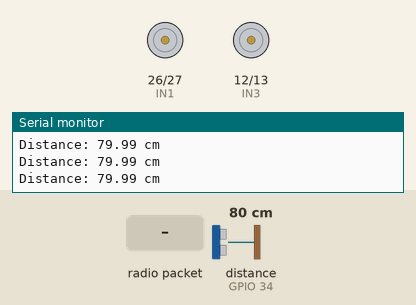
A sketch run on a simulated ESP32. On the bench: motor-driver pin pairs drawn as motors (green arrow = first pin HIGH = forward, orange = second pin HIGH = backward, longer = more drive, scaled by the enable pin), the last lines printed to the serial monitor. Wiring (inferred from the names in the program): ultrasonic range finder: trigger GPIO 32; echo GPIO 34. The inputs (shaded band) are chosen by the test bench; at power-on: distance to the obstacle (sensor on GPIO 34) 80 cm. The echo pulse lasts 58.3 µs per cm.

Above: at 2.2 s.
2.3 s: radio packet "F" arrives
At 2.7 s:
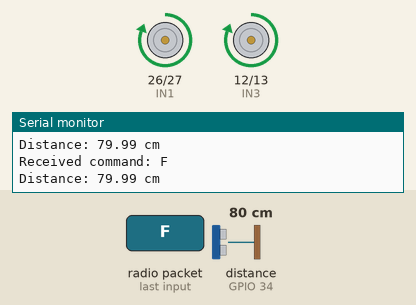
4.3 s: radio packet "B" arrives
At 4.7 s:
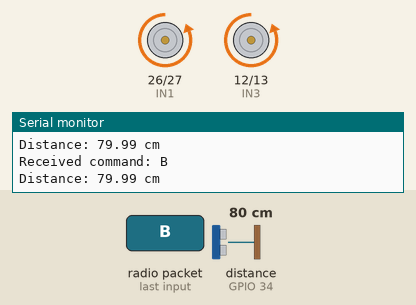
6.3 s: radio packet "L" arrives
At 6.7 s:
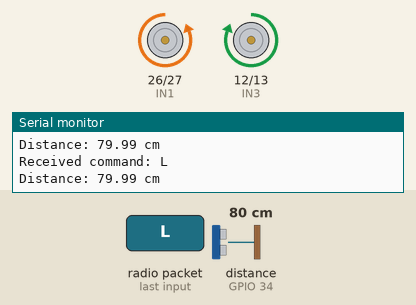
8.3 s: radio packet "R" arrives
At 8.7 s:
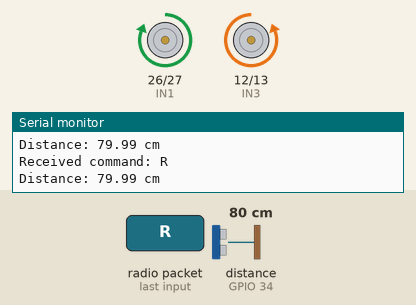
Timing chart, 0 to 11.3 s (numbered marks = the images above; inputs shaded):
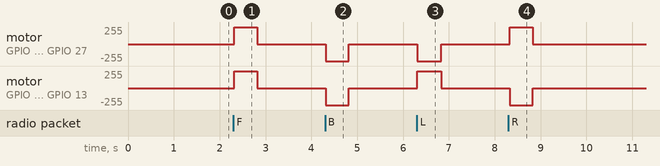

Measured:
- after the input at 2.3 s, motor on GPIO 26 (IN1) / GPIO 27 (IN2), motor on GPIO 12 (IN3) / GPIO 13 (IN4): stopped → forward 255/255 at once, → stopped 0.50 s later
- after the input at 4.3 s, motor on GPIO 26 (IN1) / GPIO 27 (IN2), motor on GPIO 12 (IN3) / GPIO 13 (IN4): stopped → backward 255/255 at once, → stopped 0.50 s later
- after the input at 6.3 s, motor on GPIO 26 (IN1) / GPIO 27 (IN2): stopped → backward 255/255 at once, → stopped 0.52 s later; motor on GPIO 12 (IN3) / GPIO 13 (IN4): stopped → forward 255/255 at once, → stopped 0.52 s later
- after the input at 8.3 s, motor on GPIO 26 (IN1) / GPIO 27 (IN2): stopped → forward 255/255 at once, → stopped 0.50 s later; motor on GPIO 12 (IN3) / GPIO 13 (IN4): stopped → backward 255/255 at once, → stopped 0.50 s later

The sketch:

wheel_chair.ino
```cpp
#include <WiFi.h>
#include <esp_now.h>

// ==================================================
// MOTOR 1 - LEFT MOTOR
// ==================================================

#define ENA 25
#define IN1 26
#define IN2 27


// ==================================================
// MOTOR 2 - RIGHT MOTOR
// ==================================================

#define ENB 33
#define IN3 12
#define IN4 13


// ==================================================
// HC-SR04
// ==================================================

#define TRIG_PIN 32
#define ECHO_PIN 34


// ==================================================
// SAFETY SETTINGS
// ==================================================

const float OBSTACLE_DISTANCE = 10.0;

const unsigned long COMMUNICATION_TIMEOUT = 500;


// ==================================================
// COMMAND
// ==================================================

volatile char receivedCommand = 'S';

volatile unsigned long lastCommandTime = 0;


// ==================================================
// SERIAL DISTANCE TIMER
// ==================================================

unsigned long lastDistancePrint = 0;


// ==================================================
// ESP-NOW RECEIVE CALLBACK
// ==================================================

void onDataRecv(
  const esp_now_recv_info_t *info,
  const uint8_t *incomingData,
  int len
) {

  if (len < 1) {
    return;
  }

  char command = (char)incomingData[0];

  // Accept only valid commands
  if (
    command == 'F' ||
    command == 'B' ||
    command == 'L' ||
    command == 'R' ||
    command == 'S'
  ) {

    receivedCommand = command;

    lastCommandTime = millis();

    Serial.print("Received command: ");
    Serial.println(command);
  }
}


// ==================================================
// SETUP
// ==================================================

void setup() {

  Serial.begin(115200);

  delay(1000);


  // ==================================================
  // MOTOR PINS
  // ==================================================

  pinMode(ENA, OUTPUT);
  pinMode(IN1, OUTPUT);
  pinMode(IN2, OUTPUT);

  pinMode(ENB, OUTPUT);
  pinMode(IN3, OUTPUT);
  pinMode(IN4, OUTPUT);


  // ==================================================
  // HC-SR04
  // ==================================================

  pinMode(TRIG_PIN, OUTPUT);
  pinMode(ECHO_PIN, INPUT);

  digitalWrite(TRIG_PIN, LOW);


  // ==================================================
  // MOTOR OFF
  // ==================================================

  stopMotors();


  // ==================================================
  // WIFI
  // ==================================================

  WiFi.mode(WIFI_STA);


  Serial.println();
  Serial.println("========================================");
  Serial.println("       WHEELCHAIR ESP32");
  Serial.println("========================================");

  Serial.print("Wheelchair MAC: ");
  Serial.println(WiFi.macAddress());


  // ==================================================
  // ESP-NOW
  // ==================================================

  if (esp_now_init() != ESP_OK) {

    Serial.println(
      "!!! ESP-NOW INITIALIZATION FAILED !!!"
    );

    stopMotors();

    return;
  }


  esp_now_register_recv_cb(onDataRecv);


  // ==================================================
  // STATUS
  // ==================================================

  Serial.println("ESP-NOW: READY");
  Serial.println("Motor 1: READY");
  Serial.println("Motor 2: READY");
  Serial.println("HC-SR04: READY");

  Serial.println("Obstacle limit: 10 cm");
  Serial.println("Communication timeout: 500 ms");

  Serial.println();
  Serial.println("F = Forward");
  Serial.println("B = Backward");
  Serial.println("L = Left");
  Serial.println("R = Right");
  Serial.println("S = Stop");

  Serial.println("========================================");


  lastCommandTime = millis();
}


// ==================================================
// MAIN LOOP
// ==================================================

void loop() {

  unsigned long now = millis();


  // ==================================================
  // 1. COMMUNICATION SAFETY
  // ==================================================

  if (
    now - lastCommandTime >
    COMMUNICATION_TIMEOUT
  ) {

    if (receivedCommand != 'S') {

      Serial.println(
        "!!! COMMUNICATION LOST - MOTORS STOPPED !!!"
      );
    }

    receivedCommand = 'S';

    stopMotors();
  }


  // ==================================================
  // 2. READ HC-SR04
  // ==================================================

  float distance = getDistance();


  // ==================================================
  // 3. DISPLAY DISTANCE
  // ==================================================

  if (now - lastDistancePrint >= 500) {

    lastDistancePrint = now;

    if (distance > 0) {

      Serial.print("Distance: ");
      Serial.print(distance, 2);
      Serial.println(" cm");

    } else {

      Serial.println(
        "Distance: NO ECHO"
      );
    }
  }


  // ==================================================
  // 4. EXECUTE COMMAND
  // ==================================================

  char command = receivedCommand;


  switch (command) {

    // ----------------------------------------------
    // FORWARD
    // ----------------------------------------------

    case 'F':

      if (safeToMove(distance)) {

        forwardMotors();

      } else {

        stopMotors();

        printObstacleWarning("FORWARD");
      }

      break;


    // ----------------------------------------------
    // BACKWARD
    // ----------------------------------------------

    case 'B':

      if (safeToMove(distance)) {

        backwardMotors();

      } else {

        stopMotors();

        printObstacleWarning("BACKWARD");
      }

      break;


    // ----------------------------------------------
    // LEFT
    // ----------------------------------------------

    case 'L':

      if (safeToMove(distance)) {

        leftTurn();

      } else {

        stopMotors();

        printObstacleWarning("LEFT");
      }

      break;


    // ----------------------------------------------
    // RIGHT
    // ----------------------------------------------

    case 'R':

      if (safeToMove(distance)) {

        rightTurn();

      } else {

        stopMotors();

        printObstacleWarning("RIGHT");
      }

      break;


    // ----------------------------------------------
    // STOP
    // ----------------------------------------------

    case 'S':

      stopMotors();

      break;


    // ----------------------------------------------
    // INVALID
    // ----------------------------------------------

    default:

      stopMotors();

      break;
  }


  delay(20);
}


// ==================================================
// HC-SR04 DISTANCE
// ==================================================

float getDistance() {

  // Trigger pulse

  digitalWrite(TRIG_PIN, LOW);

  delayMicroseconds(2);

  digitalWrite(TRIG_PIN, HIGH);

  delayMicroseconds(10);

  digitalWrite(TRIG_PIN, LOW);


  // Read echo

  unsigned long duration = pulseIn(
    ECHO_PIN,
    HIGH,
    30000
  );


  // No echo

  if (duration == 0) {

    return -1;
  }


  // Calculate distance

  float distance =
    duration * 0.0343 / 2.0;


  return distance;
}


// ==================================================
// SAFETY CHECK
// ==================================================

bool safeToMove(float distance) {

  // ------------------------------------------------
  // NO ECHO
  // ------------------------------------------------

  if (distance <= 0) {

    return false;
  }


  // ------------------------------------------------
  // OBSTACLE TOO CLOSE
  // ------------------------------------------------

  if (distance <= OBSTACLE_DISTANCE) {

    return false;
  }


  return true;
}


// ==================================================
// MOTOR 1 FORWARD
// ==================================================

void motor1Forward() {

  digitalWrite(IN1, HIGH);
  digitalWrite(IN2, LOW);
}


// ==================================================
// MOTOR 1 BACKWARD
// ==================================================

void motor1Backward() {

  digitalWrite(IN1, LOW);
  digitalWrite(IN2, HIGH);
}


// ==================================================
// MOTOR 2 FORWARD
// ==================================================

void motor2Forward() {

  digitalWrite(IN3, HIGH);
  digitalWrite(IN4, LOW);
}


// ==================================================
// MOTOR 2 BACKWARD
// ==================================================

void motor2Backward() {

  digitalWrite(IN3, LOW);
  digitalWrite(IN4, HIGH);
}


// ==================================================
// ENABLE MOTORS
// ==================================================

void enableMotors() {

  digitalWrite(ENA, HIGH);
  digitalWrite(ENB, HIGH);
}


// ==================================================
// DISABLE MOTORS
// ==================================================

void disableMotors() {

  digitalWrite(ENA, LOW);
  digitalWrite(ENB, LOW);
}


// ==================================================
// FORWARD
// ==================================================

void forwardMotors() {

  motor1Forward();
  motor2Forward();

  enableMotors();
}


// ==================================================
// BACKWARD
// ==================================================

void backwardMotors() {

  motor1Backward();
  motor2Backward();

  enableMotors();
}


// ==================================================
// LEFT TURN
// ==================================================

void leftTurn() {

  // Left motor backward
  motor1Backward();

  // Right motor forward
  motor2Forward();

  enableMotors();
}


// ==================================================
// RIGHT TURN
// ==================================================

void rightTurn() {

  // Left motor forward
  motor1Forward();

  // Right motor backward
  motor2Backward();

  enableMotors();
}


// ==================================================
// STOP
// ==================================================

void stopMotors() {

  disableMotors();

  digitalWrite(IN1, LOW);
  digitalWrite(IN2, LOW);

  digitalWrite(IN3, LOW);
  digitalWrite(IN4, LOW);
}


// ==================================================
// OBSTACLE WARNING
// ==================================================

void printObstacleWarning(
  const char *direction
) {

  static unsigned long lastWarning = 0;

  unsigned long now = millis();


  if (now - lastWarning < 500) {
    return;
  }


  lastWarning = now;


  Serial.print(
    "!!! OBSTACLE / NO ECHO - "
  );

  Serial.print(direction);

  Serial.println(
    " MOVEMENT STOPPED !!!"
  );
}
```
